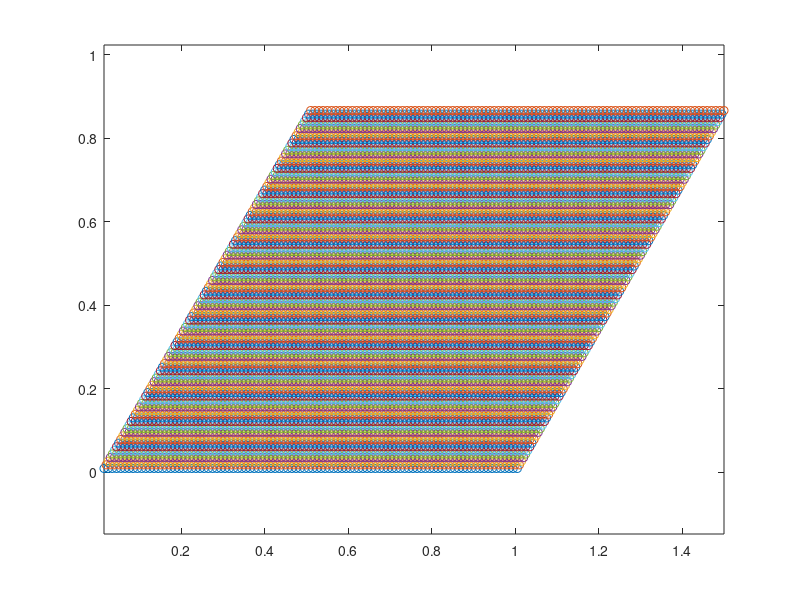
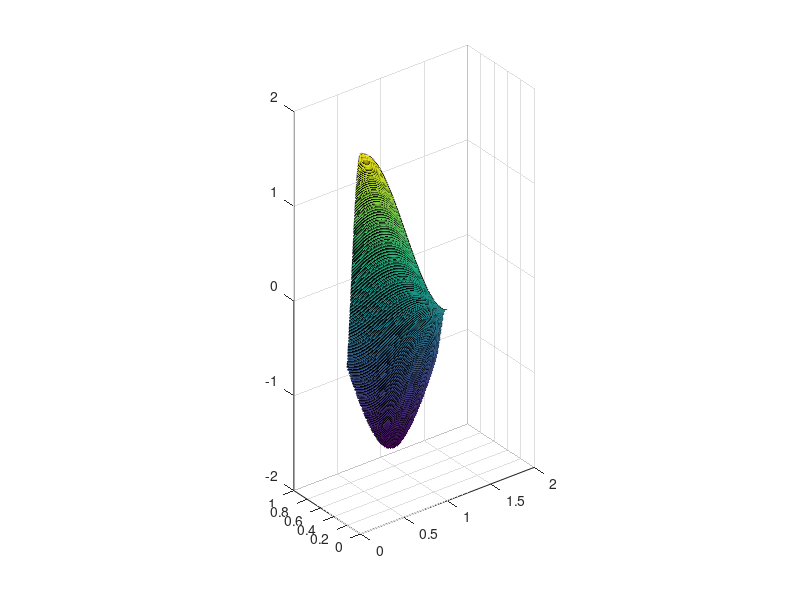

The MATLAB script that drew these images, in order:
a1=[1 0]; a2=[0.5 sqrt(3)/2];
x =zeros(100);
y=zeros(100);
for i = 1:100
    for j = 1:100
        x(i,j)=a1(1)*i/100+a2(1)*j/100;
        y(i,j)=a1(2)*i/100+a2(2)*j/100;
    end
end

daspect([1 1 1])
plot(x,y,'o')
axis equal
z=cos(x*3)+cos(y*3);
daspect([1 1 1])
figure
daspect([1 1 1])
surf(x,y,z)
daspect([1 1 1])